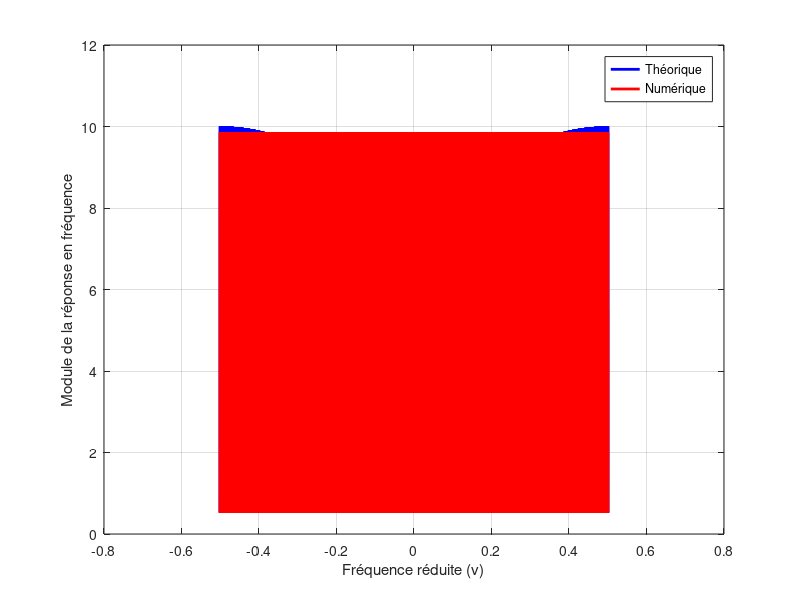

MATLAB code for this plot:
% Paramètres
g = 0.9;
Fe = 44100;
tau = 0.25 * Fe;
N = 10 * Fe;
nu = linspace(-0.5, 0.5, N); % Fréquences réduites entre -0.5 et 0.5

% Calcul de la réponse en fréquence théorique
h_theorique = 1 ./ (1 + g * exp(-2j * pi * nu * tau));

% Calcul de la réponse impulsionnelle numérique
X = zeros(1, N);
X(1) = 1;
a = zeros(1, tau + 1);
a(1) = 1;
a(tau + 1) = -g;
b = 1;
Y = filter(b, a, X);

% Calcul de la DFT de la réponse impulsionnelle numérique
h_numerique = fft(Y);

% Tracé des modules
figure;
plot(nu, abs(h_theorique), 'b', 'LineWidth', 2, 'DisplayName', 'Théorique');
hold on;
plot(nu, abs(h_numerique), 'r', 'LineWidth', 2, 'DisplayName', 'Numérique');
xlabel('Fréquence réduite (\nu)');
ylabel('Module de la réponse en fréquence');
% title('Comparaison de la réponse en fréquence théorique et numérique');
legend('Location', 'Best');
grid on;

% Affichage du graphique

